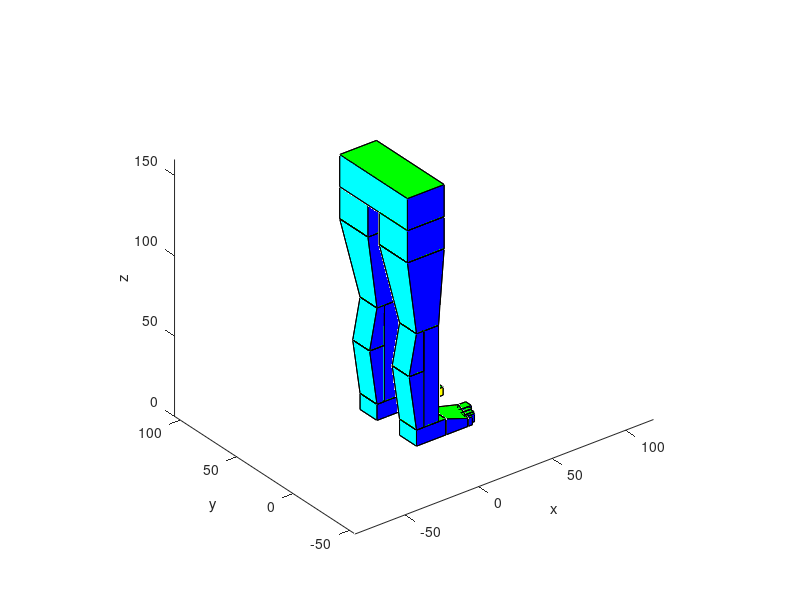

The MATLAB script that drew this image:

%V1=[0,0,0];
%V2=[10,0,0];
%V3=[10,10,0];
%V4=[0,10,0];
%V5=[0,0,10];
%V6=[10,0,10];
%V7=[10,10,10];
%V8=[0,10,10];

%V=[V1;V2;V3;V4;V5;V6;V7;V8];
F=[1,2,3,4;5,6,7,8;5,6,2,1;8,7,3,4;6,7,3,2;5,8,4,1];
C=[1,0,0;0,1,0;0,0,1;1,1,0;1,0,1;0,1,1];
%patch('Faces',F,'Vertices',V,'FaceVertexCData',C,'FaceColor','flat');

pieDTalon=[0,0,0;20,0,0;20,15,0;0,15,0;0,0,10;20,0,10;20,15,10;0,15,10];
patch('Faces',F,'Vertices',pieDTalon,'FaceVertexCData',C,'FaceColor','flat');
axis equal

pieDPunta=[20,0,0;35,0,0;40,15,0;20,15,0;20,0,10;35,0,5;40,15,5;20,15,10];
patch('Faces',F,'Vertices',pieDPunta,'FaceVertexCData',C,'FaceColor','flat');
axis equal

DeoGordo=[35,10,0;45,10,0;45,15,0;40,15,0;35,10,5;45,10,5;45,15,5;40,15,5];
patch('Faces',F,'Vertices',DeoGordo,'FaceVertexCData',C,'FaceColor','flat');
axis equal

DeoIndice=[35,7,0;43,7,0;43,10,0;35,10,0;35,7,5;43,7,5;43,10,5;35,10,5];
patch('Faces',F,'Vertices',DeoIndice,'FaceVertexCData',C,'FaceColor','flat');
axis equal

DeoCorazon=[35,4,0;42,4,0;42,7,0;35,7,0;35,4,5;42,4,5;42,7,5;35,7,5];
patch('Faces',F,'Vertices',DeoCorazon,'FaceVertexCData',C,'FaceColor','flat');
axis equal

DeoAnular=[35,2,0;41,2,0;41,4,0;35,4,0;35,2,5;41,2,5;41,4,5;35,4,5];
patch('Faces',F,'Vertices',DeoAnular,'FaceVertexCData',C,'FaceColor','flat');
axis equal

DeoMenique=[35,0,0;38,0,0;38,2,0;35,2,0;35,0,5;38,0,5;38,2,5;35,2,5];
patch('Faces',F,'Vertices',DeoMenique,'FaceVertexCData',C,'FaceColor','flat');
axis equal

Pierna1=[5,0,10;15,0,10;15,15,10;5,15,10;5,0,70;15,0,70;15,15,70;5,15,70];
patch('Faces',F,'Vertices',Pierna1,'FaceVertexCData',C,'FaceColor','flat');
axis equal


Pierna2=[0,0,10;5,0,10;5,15,10;0,15,10;-5,0,45;5,0,45;5,15,45;-5,15,45];
patch('Faces',F,'Vertices',Pierna2,'FaceVertexCData',C,'FaceColor','flat');
axis equal

Pierna3=[-5,0,45;5,0,45;5,15,45;-5,15,45;0,0,70;5,0,70;5,15,70;0,15,70];
patch('Faces',F,'Vertices',Pierna3,'FaceVertexCData',C,'FaceColor','flat');
axis equal

PiernaSuperior1=[0,0,70;15,0,70;15,15,70;0,15,70;-10,-5,120;15,-5,120;15,20,120;-10,20,120];
patch('Faces',F,'Vertices',PiernaSuperior1,'FaceVertexCData',C,'FaceColor','flat');
axis equal

PiernaSuperior2=[-10,-5,120;15,-5,120;15,20,120;-10,20,120;-10,-5,140;15,-5,140;15,20,140;-10,20,140];
patch('Faces',F,'Vertices',PiernaSuperior2,'FaceVertexCData',C,'FaceColor','flat');
axis equal

%Parte de cadera no me acaba de convencer
Cadera=[-10,-5,140;15,-5,140;15,55,140;-10,55,140;-10,-5,160;15,-5,160;15,55,160;-10,55,160];
patch('Faces',F,'Vertices',Cadera,'FaceVertexCData',C,'FaceColor','flat');
axis equal

%Pierna izquierda
pieDTalon2=[0,35,0;20,35,0;20,50,0;0,50,0;0,35,10;20,35,10;20,50,10;0,50,10];
patch('Faces',F,'Vertices',pieDTalon2,'FaceVertexCData',C,'FaceColor','flat');
axis equal

pieDPunta2=[20,35,0;40,35,0;35,50,0;20,50,0;20,35,10;40,35,5;35,50,5;20,50,10];
patch('Faces',F,'Vertices',pieDPunta2,'FaceVertexCData',C,'FaceColor','flat');
axis equal

DeoGordo2=[35,40,0;45,40,0;45,35,0;40,35,0;35,40,5;45,40,5;45,35,5;40,35,5];
patch('Faces',F,'Vertices',DeoGordo2,'FaceVertexCData',C,'FaceColor','flat');
axis equal

DeoIndice2=[35,43,0;43,43,0;43,40,0;35,40,0;35,43,5;43,43,5;43,40,5;35,40,5];
patch('Faces',F,'Vertices',DeoIndice2,'FaceVertexCData',C,'FaceColor','flat');
axis equal

DeoCorazon2=[35,46,0;42,46,0;42,43,0;35,43,0;35,46,5;42,46,5;42,43,5;35,43,5];
patch('Faces',F,'Vertices',DeoCorazon2,'FaceVertexCData',C,'FaceColor','flat');
axis equal

DeoAnular2=[35,48,0;41,48,0;41,46,0;35,46,0;35,48,5;41,48,5;41,46,5;35,46,5];
patch('Faces',F,'Vertices',DeoAnular2,'FaceVertexCData',C,'FaceColor','flat');
axis equal

DeoMenique2=[35,50,0;38,50,0;38,48,0;35,48,0;35,50,5;38,50,5;38,48,5;35,48,5];
patch('Faces',F,'Vertices',DeoMenique2,'FaceVertexCData',C,'FaceColor','flat');
axis equal

Pierna4=[5,35,10;15,35,10;15,50,10;5,50,10;5,35,70;15,35,70;15,50,70;5,50,70];
patch('Faces',F,'Vertices',Pierna4,'FaceVertexCData',C,'FaceColor','flat');
axis equal

Pierna5=[0,35,10;5,35,10;5,50,10;0,50,10;-5,35,45;5,35,45;5,50,45;-5,50,45];
patch('Faces',F,'Vertices',Pierna5,'FaceVertexCData',C,'FaceColor','flat');
axis equal

Pierna6=[-5,35,45;5,35,45;5,50,45;-5,50,45;0,35,70;5,35,70;5,50,70;0,50,70];
patch('Faces',F,'Vertices',Pierna6,'FaceVertexCData',C,'FaceColor','flat');
axis equal

PiernaSuperior3=[0,35,70;15,35,70;15,50,70;0,50,70;-10,30,120;15,30,120;15,55,120;-10,55,120];
patch('Faces',F,'Vertices',PiernaSuperior3,'FaceVertexCData',C,'FaceColor','flat');
axis equal

PiernaSuperior4=[-10,30,120;15,30,120;15,55,120;-10,55,120;-10,30,140;15,30,140;15,55,140;-10,55,140];
patch('Faces',F,'Vertices',PiernaSuperior4,'FaceVertexCData',C,'FaceColor','flat');
axis equal

xlabel('x');
ylabel('y');
zlabel('z');
view(3);